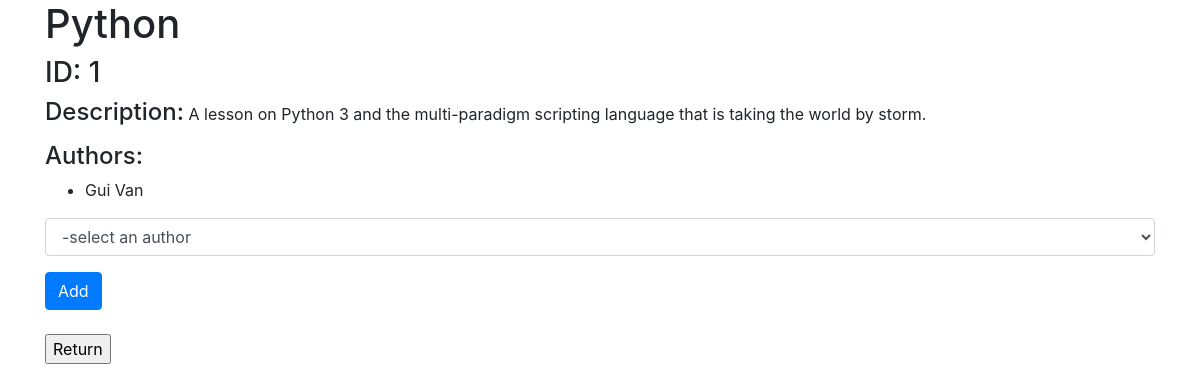
Screenshot of /books/1 with the database file from the repository.
### app.py (models this page shows, shortened)
class Book(db.Model):
    __tablename__ = "books"
    id = db.Column(db.Integer, primary_key = True)
    title = db.Column(db.String(45))
    description = db.Column(db.Text)
    created_at = db.Column(db.DateTime, server_default = func.now())
    updated_at = db.Column(db.DateTime, server_default = func.now(), onupdate = func.now())
    book_authors = db.relationship('Author', secondary = books_authors_table)

class Author(db.Model):
    __tablename__ = "authors"
    id = db.Column(db.Integer, primary_key = True)
    first_name = db.Column(db.String(45))
    last_name = db.Column(db.String(45))
    notes = db.Column(db.Text)
    created_at = db.Column(db.DateTime, server_default = func.now())
    updated_at = db.Column(db.DateTime, server_default = func.now(), onupdate = func.now())
    author_of_books = db.relationship('Book', secondary = books_authors_table)

### app.py (the view)
@app.route("/books/<id>")
def books(id):
    book_id = Book.query.get(id)
    additional_authors = Author.query.all()
    return render_template("book_author.html", book = book_id, authors = additional_authors)

### templates/book_author.html (shortened to what this page needs)
<!DOCTYPE html>
<html lang="en">
<head>
    <link rel="stylesheet" href="https://stackpath.bootstrapcdn.com/bootstrap/4.4.1/css/bootstrap.min.css">
</head>
<body>
    <div class="container">
        <header>
            <h1>{{book.title}}</h1>
            <h3>ID: {{book.id}} </h3>
        </header>
        <main>
            <h4 style="display: inline-block;">Description: </h4>
            <p style="display: inline-block;">{{book.description}}</p>
        </main>
        <h4>Authors: </h4>
        <ul>
            {% for author in book.book_authors %}
                <li> {{author['first_name']}} {{author['last_name']}} </li>
            {% endfor %}
        </ul>
        <form action="/add" method="POST">
            <div class="form-group">
              <select class="form-control" name="author_of_book" id="exampleFormControlSelect1">
                <option disabled selected value=""> -select an author</option>
              </select>
            </div>
            <button type="submit" class="btn btn-primary">Add</button>
        </form>
        <br>
        <a href="/"><input type="button" value="Return"></a>
    </div>
</body>
</html>

### rows the page displays
Book: title "Python", id "1", description "A lesson on Python 3 and the multi-paradigm scripting language that is taking the world by storm."
Author: first_name "Gui", last_name "Van"
